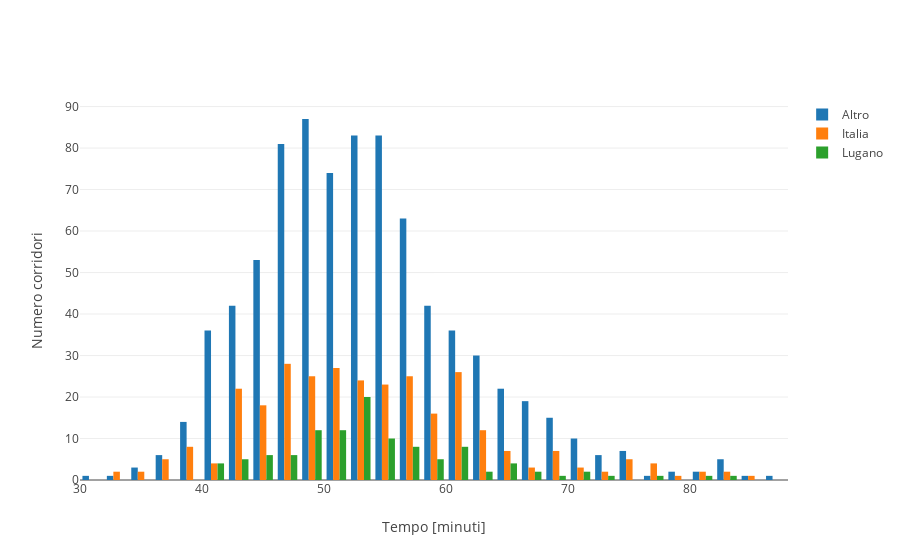

The notebook cell saved with this chart:
### Code cell
# Rappresentazione come istogrammi
data = []
for val in support:
    num_g = tempo[cat == val] # tempi per le osservazioni corrispondenti
    trace = go.Histogram(x=num_g, name=val)
    data.append(trace)

layout = go.Layout(
    barmode='group',
    xaxis=dict(title="Tempo [minuti]"),
    yaxis=dict(title="Numero corridori"),
)

fig = go.Figure(data=data, layout=layout)
py.iplot(fig)

### Figure 1 — Plotly figure (JSON) as saved in the notebook; plotly's stock layout.template omitted (floating-point values rounded to 4 significant figures; data arrays with more than 128 entries replaced by an {"elided": "..."} marker saying what was removed)
{"data": [{"name": "Altro", "type": "histogram", "uid": "a511fb96-d04c-11e8-ab96-3052cb2086f3", "x": {"elided": "826 float values"}}, {"name": "Italia", "type": "histogram", "uid": "a511fd94-d04c-11e8-ab96-3052cb2086f3", "x": {"elided": "304 float values"}}, {"name": "Lugano", "type": "histogram", "uid": "a511fec0-d04c-11e8-ab96-3052cb2086f3", "x": [40.36, 40.66, 40.88, 41.3, 42.2, 43.52, 43.55, 43.66, 43.89, 44.02, 44.02, 44.3, 44.83, 45.35, 45.96, 46.69, 47.27, 47.37, 47.78, 47.88, 47.93, 48.19, 48.2, 48.52, 48.82, 48.91, 48.98, 49.07, 49.12, 49.16, 49.23, 49.42, 49.59, 50.12, 50.14, 50.3, 50.41, 50.47, 50.62, 50.87, 51.02, 51.12, 51.22, 51.38, 51.98, 52.16, 52.5, 52.52, 52.54, 52.65, 52.72, 52.84, 52.94, 52.95, 53.33, 53.44, 53.46, 53.49, 53.54, 53.57, 53.68, 53.82, 53.88, 53.95, 53.99, 54.53, 54.64, 54.76, 54.86, 54.87, 54.92, 54.94, 55.42, 55.44, 55.51, 56.13, 56.2, 56.25, 56.56, 56.89, 57.23, 57.48, 57.64, 58.02, 58.73, 58.88, 59.02, 59.38, 60.12, 60.35, 60.4, 60.41, 60.64, 60.76, 61.01, 61.06, 62.63, 63.09, 64.05, 65.8, 65.8, 65.85, 66.44, 67.59, 68.22, 71.17, 71.36, 72.3, 77.69, 81.99, 83.09]}], "layout": {"barmode": "group", "xaxis": {"title": "Tempo [minuti]"}, "yaxis": {"title": "Numero corridori"}}}
